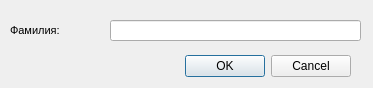
<?xml version="1.0" encoding="UTF-8"?>
<ui version="4.0">
 <class>Find</class>
 <widget class="QDialog" name="Find">
  <property name="geometry">
   <rect>
    <x>0</x>
    <y>0</y>
    <width>373</width>
    <height>88</height>
   </rect>
  </property>
  <property name="windowTitle">
   <string>Найти</string>
  </property>
  <widget class="QDialogButtonBox" name="buttonBox">
   <property name="geometry">
    <rect>
     <x>10</x>
     <y>50</y>
     <width>341</width>
     <height>32</height>
    </rect>
   </property>
   <property name="orientation">
    <enum>Qt::Horizontal</enum>
   </property>
   <property name="standardButtons">
    <set>QDialogButtonBox::Cancel|QDialogButtonBox::Ok</set>
   </property>
  </widget>
  <widget class="QLabel" name="label">
   <property name="geometry">
    <rect>
     <x>10</x>
     <y>20</y>
     <width>71</width>
     <height>21</height>
    </rect>
   </property>
   <property name="font">
    <font>
     <pointsize>8</pointsize>
    </font>
   </property>
   <property name="text">
    <string>Фамилия:</string>
   </property>
  </widget>
  <widget class="QLineEdit" name="lineEdit">
   <property name="geometry">
    <rect>
     <x>110</x>
     <y>20</y>
     <width>251</width>
     <height>21</height>
    </rect>
   </property>
  </widget>
 </widget>
 <resources/>
 <connections>
  <connection>
   <sender>buttonBox</sender>
   <signal>accepted()</signal>
   <receiver>Find</receiver>
   <slot>accept()</slot>
   <hints>
    <hint type="sourcelabel">
     <x>248</x>
     <y>254</y>
    </hint>
    <hint type="destinationlabel">
     <x>157</x>
     <y>274</y>
    </hint>
   </hints>
  </connection>
  <connection>
   <sender>buttonBox</sender>
   <signal>rejected()</signal>
   <receiver>Find</receiver>
   <slot>reject()</slot>
   <hints>
    <hint type="sourcelabel">
     <x>316</x>
     <y>260</y>
    </hint>
    <hint type="destinationlabel">
     <x>286</x>
     <y>274</y>
    </hint>
   </hints>
  </connection>
 </connections>
</ui>
